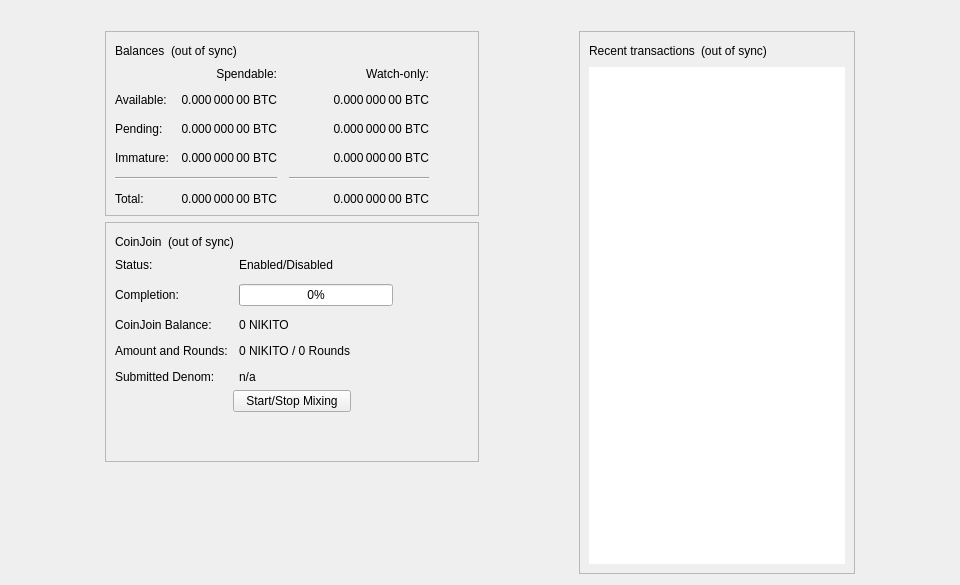
<?xml version="1.0" encoding="UTF-8"?>
<ui version="4.0">
 <class>OverviewPage</class>
 <widget class="QWidget" name="OverviewPage">
  <property name="geometry">
   <rect>
    <x>0</x>
    <y>0</y>
    <width>960</width>
    <height>585</height>
   </rect>
  </property>
  <property name="minimumSize">
   <size>
    <width>960</width>
    <height>0</height>
   </size>
  </property>
  <property name="windowTitle">
   <string>Form</string>
  </property>
  <layout class="QVBoxLayout" name="topLayout">
   <item>
    <widget class="QLabel" name="labelAlerts">
     <property name="visible">
      <bool>false</bool>
     </property>
     <property name="wordWrap">
      <bool>true</bool>
     </property>
     <property name="margin">
      <number>3</number>
     </property>
     <property name="textInteractionFlags">
      <set>Qt::TextSelectableByMouse</set>
     </property>
    </widget>
   </item>
   <item>
    <layout class="QHBoxLayout" name="horizontalLayout" stretch="1,0,1,0,1">
     <item>
      <spacer name="horizontalSpacerLeft">
       <property name="orientation">
        <enum>Qt::Horizontal</enum>
       </property>
       <property name="sizeType">
        <enum>QSizePolicy::Preferred</enum>
       </property>
       <property name="sizeHint" stdset="0">
        <size>
         <width>10</width>
         <height>20</height>
        </size>
       </property>
      </spacer>
     </item>
     <item>
      <layout class="QVBoxLayout" name="verticalLayout_2">
       <item>
        <widget class="QFrame" name="frame">
         <property name="frameShape">
          <enum>QFrame::StyledPanel</enum>
         </property>
         <property name="frameShadow">
          <enum>QFrame::Raised</enum>
         </property>
         <layout class="QVBoxLayout" name="verticalLayout_4">
          <item>
           <layout class="QHBoxLayout" name="horizontalLayout_4">
            <item>
             <widget class="QLabel" name="label_5">
              <property name="text">
               <string>Balances</string>
              </property>
             </widget>
            </item>
            <item>
             <widget class="QLabel" name="labelWalletStatus">
              <property name="toolTip">
               <string>The displayed information may be out of date. Your wallet automatically synchronizes with the Nikito network after a connection is established, but this process has not completed yet.</string>
              </property>
              <property name="text">
               <string notr="true">(out of sync)</string>
              </property>
              <property name="alignment">
               <set>Qt::AlignLeading|Qt::AlignLeft|Qt::AlignVCenter</set>
              </property>
             </widget>
            </item>
            <item>
             <spacer name="horizontalSpacer_3">
              <property name="orientation">
               <enum>Qt::Horizontal</enum>
              </property>
              <property name="sizeHint" stdset="0">
               <size>
                <width>40</width>
                <height>20</height>
               </size>
              </property>
             </spacer>
            </item>
           </layout>
          </item>
          <item>
           <layout class="QGridLayout" name="gridLayout">
            <property name="spacing">
             <number>12</number>
            </property>
            <item row="2" column="2">
             <widget class="QLabel" name="labelWatchPending">
              <property name="cursor">
               <cursorShape>IBeamCursor</cursorShape>
              </property>
              <property name="toolTip">
               <string>Unconfirmed transactions to watch-only addresses</string>
              </property>
              <property name="text">
               <string notr="true">0.000 000 00 BTC</string>
              </property>
              <property name="alignment">
               <set>Qt::AlignRight|Qt::AlignTrailing|Qt::AlignVCenter</set>
              </property>
              <property name="textInteractionFlags">
               <set>Qt::LinksAccessibleByMouse|Qt::TextSelectableByKeyboard|Qt::TextSelectableByMouse</set>
              </property>
             </widget>
            </item>
            <item row="2" column="1">
             <widget class="QLabel" name="labelUnconfirmed">
              <property name="cursor">
               <cursorShape>IBeamCursor</cursorShape>
              </property>
              <property name="toolTip">
               <string>Total of transactions that have yet to be confirmed, and do not yet count toward the spendable balance</string>
              </property>
              <property name="text">
               <string notr="true">0.000 000 00 BTC</string>
              </property>
              <property name="alignment">
               <set>Qt::AlignRight|Qt::AlignTrailing|Qt::AlignVCenter</set>
              </property>
              <property name="textInteractionFlags">
               <set>Qt::LinksAccessibleByMouse|Qt::TextSelectableByKeyboard|Qt::TextSelectableByMouse</set>
              </property>
             </widget>
            </item>
            <item row="3" column="2">
             <widget class="QLabel" name="labelWatchImmature">
              <property name="cursor">
               <cursorShape>IBeamCursor</cursorShape>
              </property>
              <property name="toolTip">
               <string>Mined balance in watch-only addresses that has not yet matured</string>
              </property>
              <property name="text">
               <string notr="true">0.000 000 00 BTC</string>
              </property>
              <property name="alignment">
               <set>Qt::AlignRight|Qt::AlignTrailing|Qt::AlignVCenter</set>
              </property>
              <property name="textInteractionFlags">
               <set>Qt::LinksAccessibleByMouse|Qt::TextSelectableByKeyboard|Qt::TextSelectableByMouse</set>
              </property>
             </widget>
            </item>
            <item row="4" column="0" colspan="2">
             <widget class="Line" name="lineSpendableBalance">
              <property name="orientation">
               <enum>Qt::Horizontal</enum>
              </property>
             </widget>
            </item>
            <item row="4" column="2">
             <widget class="Line" name="lineWatchBalance">
              <property name="sizePolicy">
               <sizepolicy hsizetype="Preferred" vsizetype="Fixed">
                <horstretch>0</horstretch>
                <verstretch>0</verstretch>
               </sizepolicy>
              </property>
              <property name="minimumSize">
               <size>
                <width>140</width>
                <height>0</height>
               </size>
              </property>
              <property name="orientation">
               <enum>Qt::Horizontal</enum>
              </property>
             </widget>
            </item>
            <item row="5" column="0">
             <widget class="QLabel" name="labelTotalText">
              <property name="text">
               <string>Total:</string>
              </property>
             </widget>
            </item>
            <item row="3" column="1">
             <widget class="QLabel" name="labelImmature">
              <property name="cursor">
               <cursorShape>IBeamCursor</cursorShape>
              </property>
              <property name="toolTip">
               <string>Mined balance that has not yet matured</string>
              </property>
              <property name="text">
               <string notr="true">0.000 000 00 BTC</string>
              </property>
              <property name="alignment">
               <set>Qt::AlignRight|Qt::AlignTrailing|Qt::AlignVCenter</set>
              </property>
              <property name="textInteractionFlags">
               <set>Qt::LinksAccessibleByMouse|Qt::TextSelectableByKeyboard|Qt::TextSelectableByMouse</set>
              </property>
             </widget>
            </item>
            <item row="2" column="3">
             <spacer name="horizontalSpacer_2">
              <property name="orientation">
               <enum>Qt::Horizontal</enum>
              </property>
              <property name="sizeHint" stdset="0">
               <size>
                <width>40</width>
                <height>20</height>
               </size>
              </property>
             </spacer>
            </item>
            <item row="3" column="0">
             <widget class="QLabel" name="labelImmatureText">
              <property name="text">
               <string>Immature:</string>
              </property>
             </widget>
            </item>
            <item row="5" column="1">
             <widget class="QLabel" name="labelTotal">
              <property name="cursor">
               <cursorShape>IBeamCursor</cursorShape>
              </property>
              <property name="toolTip">
               <string>Your current total balance</string>
              </property>
              <property name="text">
               <string notr="true">0.000 000 00 BTC</string>
              </property>
              <property name="alignment">
               <set>Qt::AlignRight|Qt::AlignTrailing|Qt::AlignVCenter</set>
              </property>
              <property name="textInteractionFlags">
               <set>Qt::LinksAccessibleByMouse|Qt::TextSelectableByKeyboard|Qt::TextSelectableByMouse</set>
              </property>
             </widget>
            </item>
            <item row="5" column="2">
             <widget class="QLabel" name="labelWatchTotal">
              <property name="cursor">
               <cursorShape>IBeamCursor</cursorShape>
              </property>
              <property name="toolTip">
               <string>Current total balance in watch-only addresses</string>
              </property>
              <property name="text">
               <string notr="true">0.000 000 00 BTC</string>
              </property>
              <property name="alignment">
               <set>Qt::AlignRight|Qt::AlignTrailing|Qt::AlignVCenter</set>
              </property>
              <property name="textInteractionFlags">
               <set>Qt::LinksAccessibleByMouse|Qt::TextSelectableByKeyboard|Qt::TextSelectableByMouse</set>
              </property>
             </widget>
            </item>
            <item row="0" column="2">
             <widget class="QLabel" name="labelWatchonly">
              <property name="text">
               <string>Watch-only:</string>
              </property>
              <property name="alignment">
               <set>Qt::AlignRight|Qt::AlignTrailing|Qt::AlignVCenter</set>
              </property>
             </widget>
            </item>
            <item row="1" column="0">
             <widget class="QLabel" name="labelBalanceText">
              <property name="text">
               <string>Available:</string>
              </property>
             </widget>
            </item>
            <item row="1" column="1">
             <widget class="QLabel" name="labelBalance">
              <property name="cursor">
               <cursorShape>IBeamCursor</cursorShape>
              </property>
              <property name="toolTip">
               <string>Your current spendable balance</string>
              </property>
              <property name="text">
               <string notr="true">0.000 000 00 BTC</string>
              </property>
              <property name="alignment">
               <set>Qt::AlignRight|Qt::AlignTrailing|Qt::AlignVCenter</set>
              </property>
              <property name="textInteractionFlags">
               <set>Qt::LinksAccessibleByMouse|Qt::TextSelectableByKeyboard|Qt::TextSelectableByMouse</set>
              </property>
             </widget>
            </item>
            <item row="1" column="2">
             <widget class="QLabel" name="labelWatchAvailable">
              <property name="cursor">
               <cursorShape>IBeamCursor</cursorShape>
              </property>
              <property name="toolTip">
               <string>Your current balance in watch-only addresses</string>
              </property>
              <property name="text">
               <string notr="true">0.000 000 00 BTC</string>
              </property>
              <property name="alignment">
               <set>Qt::AlignRight|Qt::AlignTrailing|Qt::AlignVCenter</set>
              </property>
              <property name="textInteractionFlags">
               <set>Qt::LinksAccessibleByMouse|Qt::TextSelectableByKeyboard|Qt::TextSelectableByMouse</set>
              </property>
             </widget>
            </item>
            <item row="2" column="0">
             <widget class="QLabel" name="labelPendingText">
              <property name="text">
               <string>Pending:</string>
              </property>
             </widget>
            </item>
            <item row="0" column="1">
             <widget class="QLabel" name="labelSpendable">
              <property name="text">
               <string>Spendable:</string>
              </property>
              <property name="alignment">
               <set>Qt::AlignRight|Qt::AlignTrailing|Qt::AlignVCenter</set>
              </property>
             </widget>
            </item>
           </layout>
          </item>
         </layout>
        </widget>
       </item>
       <item>
        <widget class="QFrame" name="frameCoinJoin">
         <property name="layoutDirection">
          <enum>Qt::LeftToRight</enum>
         </property>
         <property name="frameShape">
          <enum>QFrame::StyledPanel</enum>
         </property>
         <property name="frameShadow">
          <enum>QFrame::Raised</enum>
         </property>
         <layout class="QVBoxLayout" name="VerticalLayout_PS1">
          <item>
           <layout class="QHBoxLayout" name="horizontalLayout_5">
            <item>
             <widget class="QLabel" name="labelCoinJoinHeader">
              <property name="text">
               <string notr="true">CoinJoin</string>
              </property>
             </widget>
            </item>
            <item>
             <widget class="QLabel" name="labelCoinJoinSyncStatus">
              <property name="toolTip">
               <string>The displayed information may be out of date. Your wallet automatically synchronizes with the Nikito network after a connection is established, but this process has not completed yet.</string>
              </property>
              <property name="text">
               <string notr="true">(out of sync)</string>
              </property>
              <property name="alignment">
               <set>Qt::AlignLeading|Qt::AlignLeft|Qt::AlignVCenter</set>
              </property>
             </widget>
            </item>
            <item>
             <spacer name="horizontalSpacer_4">
              <property name="orientation">
               <enum>Qt::Horizontal</enum>
              </property>
              <property name="sizeHint" stdset="0">
               <size>
                <width>40</width>
                <height>20</height>
               </size>
              </property>
             </spacer>
            </item>
           </layout>
          </item>
          <item>
           <layout class="QFormLayout" name="coinJoinFormLayout">
            <property name="fieldGrowthPolicy">
             <enum>QFormLayout::AllNonFixedFieldsGrow</enum>
            </property>
            <property name="horizontalSpacing">
             <number>11</number>
            </property>
            <property name="verticalSpacing">
             <number>12</number>
            </property>
            <item row="0" column="0">
             <widget class="QLabel" name="labelCoinJoinEnabledText">
              <property name="text">
               <string>Status:</string>
              </property>
             </widget>
            </item>
            <item row="0" column="1">
             <widget class="QLabel" name="labelCoinJoinEnabled">
              <property name="text">
               <string>Enabled/Disabled</string>
              </property>
             </widget>
            </item>
            <item row="1" column="0">
             <widget class="QLabel" name="labelCompletitionText">
              <property name="text">
               <string>Completion:</string>
              </property>
             </widget>
            </item>
            <item row="1" column="1">
             <widget class="QProgressBar" name="coinJoinProgress">
              <property name="maximumSize">
               <size>
                <width>154</width>
                <height>16777215</height>
               </size>
              </property>
              <property name="value">
               <number>0</number>
              </property>
             </widget>
            </item>
            <item row="2" column="0">
             <widget class="QLabel" name="labelAnonymizedText">
              <property name="text">
               <string notr="true">CoinJoin Balance:</string>
              </property>
             </widget>
            </item>
            <item row="2" column="1">
             <widget class="QLabel" name="labelAnonymized">
              <property name="text">
               <string notr="true">0 NIKITO</string>
              </property>
             </widget>
            </item>
            <item row="3" column="0">
             <widget class="QLabel" name="labelAmountAndRoundsText">
              <property name="text">
               <string>Amount and Rounds:</string>
              </property>
             </widget>
            </item>
            <item row="3" column="1">
             <widget class="QLabel" name="labelAmountRounds">
              <property name="text">
               <string notr="true">0 NIKITO / 0 Rounds</string>
              </property>
             </widget>
            </item>
            <item row="4" column="0">
             <widget class="QLabel" name="labelSubmittedDenomText">
              <property name="text">
               <string>Submitted Denom:</string>
              </property>
             </widget>
            </item>
            <item row="4" column="1">
             <widget class="QLabel" name="labelSubmittedDenom">
              <property name="toolTip">
               <string>The denominations you submitted to the Smartnode.&lt;br&gt;To mix, other users must submit the exact same denominations.</string>
              </property>
              <property name="text">
               <string>n/a</string>
              </property>
              <property name="wordWrap">
               <bool>true</bool>
              </property>
             </widget>
            </item>
           </layout>
          </item>
          <item>
           <layout class="QVBoxLayout" name="VerticalLayout_PS">
            <item>
             <layout class="QHBoxLayout" name="horizontalLayout_3">
              <property name="topMargin">
               <number>0</number>
              </property>
              <item>
               <spacer name="horizontalSpacer_5">
                <property name="orientation">
                 <enum>Qt::Horizontal</enum>
                </property>
                <property name="sizeHint" stdset="0">
                 <size>
                  <width>40</width>
                  <height>20</height>
                 </size>
                </property>
               </spacer>
              </item>
              <item>
               <widget class="QPushButton" name="toggleCoinJoin">
                <property name="sizePolicy">
                 <sizepolicy hsizetype="MinimumExpanding" vsizetype="Fixed">
                  <horstretch>0</horstretch>
                  <verstretch>0</verstretch>
                 </sizepolicy>
                </property>
                <property name="text">
                 <string>Start/Stop Mixing</string>
                </property>
               </widget>
              </item>
              <item>
               <spacer name="horizontalSpacer_6">
                <property name="orientation">
                 <enum>Qt::Horizontal</enum>
                </property>
                <property name="sizeHint" stdset="0">
                 <size>
                  <width>40</width>
                  <height>20</height>
                 </size>
                </property>
               </spacer>
              </item>
             </layout>
            </item>
            <item>
             <spacer name="verticalSpacer_3">
              <property name="orientation">
               <enum>Qt::Vertical</enum>
              </property>
              <property name="sizeHint" stdset="0">
               <size>
                <width>20</width>
                <height>40</height>
               </size>
              </property>
             </spacer>
            </item>
           </layout>
          </item>
         </layout>
        </widget>
       </item>
       <item>
        <spacer name="verticalSpacer">
         <property name="orientation">
          <enum>Qt::Vertical</enum>
         </property>
         <property name="sizeHint" stdset="0">
          <size>
           <width>20</width>
           <height>40</height>
          </size>
         </property>
        </spacer>
       </item>
      </layout>
     </item>
     <item>
      <spacer name="horizontalSpacerCenter">
       <property name="orientation">
        <enum>Qt::Horizontal</enum>
       </property>
       <property name="sizeHint" stdset="0">
        <size>
         <width>10</width>
         <height>20</height>
        </size>
       </property>
      </spacer>
     </item>
     <item>
      <layout class="QVBoxLayout" name="verticalLayout_3">
       <item>
        <widget class="QFrame" name="frame_2">
         <property name="frameShape">
          <enum>QFrame::StyledPanel</enum>
         </property>
         <property name="frameShadow">
          <enum>QFrame::Raised</enum>
         </property>
         <layout class="QVBoxLayout" name="verticalLayout">
          <item>
           <layout class="QHBoxLayout" name="horizontalLayout_2">
            <item>
             <widget class="QLabel" name="label_4">
              <property name="text">
               <string>Recent transactions</string>
              </property>
             </widget>
            </item>
            <item>
             <widget class="QLabel" name="labelTransactionsStatus">
              <property name="toolTip">
               <string>The displayed information may be out of date. Your wallet automatically synchronizes with the Nikito network after a connection is established, but this process has not completed yet.</string>
              </property>
              <property name="text">
               <string notr="true">(out of sync)</string>
              </property>
              <property name="alignment">
               <set>Qt::AlignLeading|Qt::AlignLeft|Qt::AlignVCenter</set>
              </property>
             </widget>
            </item>
            <item>
             <spacer name="horizontalSpacer">
              <property name="orientation">
               <enum>Qt::Horizontal</enum>
              </property>
              <property name="sizeHint" stdset="0">
               <size>
                <width>40</width>
                <height>20</height>
               </size>
              </property>
             </spacer>
            </item>
           </layout>
          </item>
          <item>
           <widget class="QListView" name="listTransactions">
            <property name="frameShape">
             <enum>QFrame::NoFrame</enum>
            </property>
            <property name="verticalScrollBarPolicy">
             <enum>Qt::ScrollBarAlwaysOff</enum>
            </property>
            <property name="horizontalScrollBarPolicy">
             <enum>Qt::ScrollBarAlwaysOff</enum>
            </property>
            <property name="selectionMode">
             <enum>QAbstractItemView::NoSelection</enum>
            </property>
           </widget>
          </item>
         </layout>
        </widget>
       </item>
      </layout>
     </item>
     <item>
      <spacer name="horizontalSpacerRight">
       <property name="orientation">
        <enum>Qt::Horizontal</enum>
       </property>
       <property name="sizeType">
        <enum>QSizePolicy::Preferred</enum>
       </property>
       <property name="sizeHint" stdset="0">
        <size>
         <width>10</width>
         <height>20</height>
        </size>
       </property>
      </spacer>
     </item>
    </layout>
   </item>
  </layout>
 </widget>
 <resources/>
 <connections/>
</ui>
